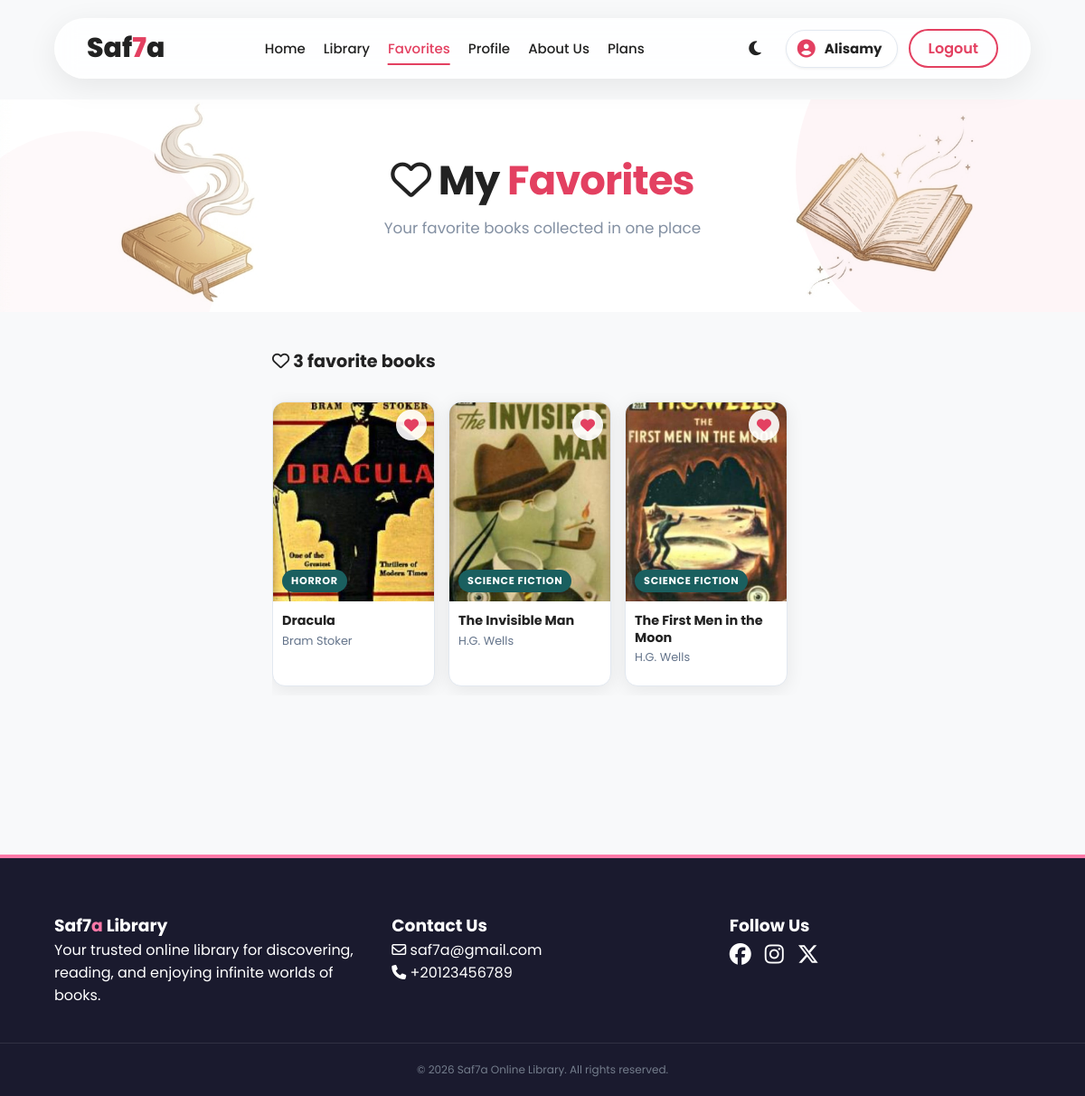
/favorites/ (signed in), run on the app's committed database.
### myapp/models.py (models this page shows, shortened)
class Book(models.Model):
    title = models.CharField(max_length=200)
    author = models.ForeignKey(Author, on_delete=models.CASCADE, related_name='books')
    category = models.CharField(max_length=100)
    image = models.ImageField(upload_to='covers/')
    description = models.TextField()
    rating = models.FloatField(default=0.0)
    most_read = models.BooleanField(default=False)
    latest = models.BooleanField(default=False)
    pdf_file = models.FileField(upload_to='pdfs/')

class Author(models.Model):
    name = models.CharField(max_length=100, unique=True)
    image = models.ImageField(upload_to='authors/', null=True, blank=True)

### myapp/views.py (the view)
# urls.py: path('favorites/', views.favorites_view, name='favorites'),
def favorites_view(request):
    if request.user.is_authenticated:
        user_favorites = Favorite.objects.filter(user=request.user).select_related('book')
        books = [fav.book for fav in user_favorites]
        favorite_book_ids = [fav.book.id for fav in user_favorites]
        context = {
            'books': books,
            'favorite_book_ids': favorite_book_ids,
        }
        return render(request, 'favorites-page.html', context)
    else:
        return redirect('login')

### templates/favorites-page.html (shortened to what this page needs)
{% load static %}
<!DOCTYPE html>
<html lang="en">
<head>
    <link rel="stylesheet" href="https://cdnjs.cloudflare.com/ajax/libs/font-awesome/6.5.1/css/all.min.css">
    <link rel="stylesheet" href="{% static 'css/style.css' %}">
    <link rel="stylesheet" href="{% static 'css/library.css' %}">
    <link rel="stylesheet" href="{% static 'css/heart.css' %}">
</head>
<body>
<nav class="nav">
    <a class="logo" href="{% url 'home' %}">Saf<span>7</span>a</a>
    <div class="mobile-menu" id="mobile-menu">
        <div class="nav-links">
            <a href="{% url 'home' %}">Home</a>
            <a href="{% url 'library' %}">Library</a>
            <a href="{% url 'favorites' %}" class="active">Favorites</a>
            <a href="{% url 'profile' %}">Profile</a>
            <a href="{% url 'about-us' %}">About Us</a>
            <a href="{% url 'plans' %}">Plans</a>
        </div>
        <div class="rigester">
            <button id="dark-mode-toggle" class="dark-mode-btn">
                <i class="fa-solid fa-moon"></i>
            </button>
            {% if user.is_authenticated %}
                <a href="{% url 'profile' %}" class="nav-profile-pill">
                    <i class="fa-solid fa-circle-user"></i>
                    <span class="nav-profile-pill-text">{{ user.username }}</span>
                </a>
                <a class="login" href="{% url 'logout' %}">Logout</a>
            {% else %}
                <a class="login" href="{% url 'login' %}">Login</a>
                <a class="sign-up" href="{% url 'signup' %}">Sign UP</a>
            {% endif %}
        </div>
    </div>
</nav>
<div class="library-hero">
    <h1><i class="fa-regular fa-heart"></i> My <span>Favorites</span></h1>
    <p>Your favorite books collected in one place</p>
</div>
<div class="library-main">
    <div style="min-height: 500px;">
        {% if books %}
            <div style="margin-bottom: 20px;">
                <h2 style="font-size: 1.2rem; color: var(--text-color); margin-bottom: 20px;">
                    <i class="fa-regular fa-heart"></i> {{ books|length }} favorite book{{ books|pluralize }}
                </h2>
            </div>
            <div id="booksGrid" style="display: flex; gap: 15px; overflow-x: auto; padding: 10px 0; scroll-behavior: smooth;">
                {% for book in books %}
                <div class="book-card" onclick="window.location.href='{% url 'book_detail' book.id %}'">
                    <div class="book-cover">
                        <img src="{{ book.image.url }}"
                             alt="{{ book.title }}"
                             onerror="this.style.display='none';this.nextElementSibling.style.display='flex'">
                        <span class="book-badge">{{ book.category }}</span>
                        <button type="button" class="fav-btn active"
                                title="Remove from favorites"
                                aria-label="Remove from favorites"
                                onclick="event.stopPropagation(); toggleFavorite({{ book.id }}, this)">
                            <i class="fa-solid fa-heart"></i>
                        </button>
                    </div>
                    <div class="book-info">
                        <h3>{{ book.title }}</h3>
                        <p class="author">{{ book.author.name }}</p>
                    </div>
                </div>
                {% endfor %}
            </div>
        {% endif %}
    </div>
</div>
<footer>
    <div class="footer-container">
        <div class="footer-section">
            <h3>Saf7<span>a</span> Library</h3>
            <p>Your trusted online library for discovering, reading, and enjoying infinite worlds of books.</p>
        </div>
        <div class="footer-section">
            <h3>Contact Us</h3>
            <p><i class="fa-regular fa-envelope"></i> <a href="mailto:saf7a@gmail.com">saf7a@gmail.com</a></p>
            <p><i class="fa-solid fa-phone"></i> <a href="tel:+20123456789">+20123456789</a></p>
        </div>
        <div class="footer-section">
            <h3>Follow Us</h3>
            <div class="social-links">
                <a href="#"><i class="fa-brands fa-facebook"></i></a>
                <a href="#"><i class="fa-brands fa-instagram"></i></a>
                <a href="#"><i class="fa-brands fa-x-twitter"></i></a>
            </div>
        </div>
    </div>
    <div class="copyright-bar">
        <p>© 2026 Saf7a Online Library. All rights reserved.</p>
    </div>
</footer>
</body>
</html>

### static/css/style.css (style rules this page uses)
:root { --bg-color: #f8f9fa; --card-color: #ffffff; --text-color: #222; --nav-bg: rgba(255, 255, 255, 0.85); --nav-border: rgba(255, 255, 255, 0.3); --border: #e2e8f0; --primary-color: rgb(227, 64, 97); --font-sans: 'Poppins', system-ui, -apple-system, sans-serif; --red-light: #ff5c7a; --dark: #1a1a2e; --muted: #64748b; --radius: 14px; --shadow: 0 4px 20px rgba(0, 0, 0, 0.08); --accent: #fd79a8; }
* { margin: 0; padding: 0; box-sizing: border-box; transition: background-color 0.3s ease, color 0.3s ease, border-color 0.3s ease; }
body { background-color: var(--bg-color); font-family: var(--font-sans); color: var(--text-color); min-height: 100vh; display: flex; flex-direction: column; }
a { text-decoration: none; color: inherit; }
button { cursor: pointer; border: none; background: none; font-family: var(--font-sans); }
#dark-mode-toggle { color: var(--text-color); font-size: 18px; padding: 5px; margin-right: 10px; display: flex; align-items: center; }
.nav { display: flex; justify-content: space-between; align-items: center; padding: 10px 35px; position: fixed; top: 20px; left: 50%; transform: translateX(-50%); width: 90%; max-width: 1200px; z-index: 2000; background: var(--nav-bg); backdrop-filter: blur(12px); -webkit-backdrop-filter: blur(12px); border: 1px solid var(--nav-border); border-radius: 100px; box-shadow: 0 8px 32px rgba(0, 0, 0, 0.08); transition: all 0.4s cubic-bezier(0.4, 0, 0.2, 1); }
.logo { text-align: center; font-size: 30px; font-weight: 800; }
.logo span { color: var(--primary-color); }
.nav-links { display: flex; gap: 20px; align-items: center; }
.nav-links a { font-size: 15px; font-weight: 500; color: var(--text-color); position: relative; padding: 5px 0; transition: 0.3s; }
.nav-links a:hover, .nav-links a.active { color: var(--primary-color); }
.nav-links a::after { content: ""; position: absolute; width: 0; height: 2px; background-color: var(--primary-color); left: 50%; bottom: -2px; transition: 0.3s; transform: translateX(-50%); }
.nav-links a:hover::after, .nav-links a.active::after { width: 100%; }
.rigester { display: flex; align-items: center; gap: 12px; }
.login { background: transparent; color: var(--primary-color); border: 2px solid var(--primary-color); padding: 7px 20px; border-radius: 50px; font-weight: 600; transition: 0.3s; }
.nav-profile-pill { display: inline-flex; align-items: center; justify-content: center; gap: 10px; padding: 8px 16px 8px 12px; border-radius: 999px; background: var(--card-color); color: var(--text-color) !important; border: 1.5px solid var(--border); font-weight: 700; font-size: 15px; line-height: 1.2; max-width: min(240px, 42vw); min-height: 42px; box-sizing: border-box; transition: border-color 0.2s, color 0.2s, box-shadow 0.2s; text-decoration: none !important; box-shadow: 0 1px 3px rgba(0, 0, 0, 0.06); }
.nav-profile-pill > i { flex-shrink: 0; font-size: 1.25rem; color: var(--primary-color); }
.nav-profile-pill-text { overflow: hidden; text-overflow: ellipsis; white-space: nowrap; min-width: 0; }
footer { background: var(--dark); color: #fff; padding-top: 60px; border-top: 4px solid var(--accent); }
.footer-container { display: grid; grid-template-columns: repeat(auto-fit, minmax(250px, 1fr)); gap: 40px; width: 90%; max-width: 1200px; margin: 0 auto; padding-bottom: 40px; }
.footer-section h3 span { color: var(--accent); }
.social-links { display: flex; gap: 15px; font-size: 24px; }
.copyright-bar { text-align: center; padding: 20px 0; border-top: 1px solid rgba(255,255,255,0.1); font-size: 12px; color: #747d8c; }
body { padding-top: 110px; }
.nav { overflow: visible !important; }
.mobile-menu { display: contents; }

### static/css/heart.css (style rules this page uses)
.fav-btn { position: absolute; top: 8px; right: 8px; width: 34px; height: 34px; border-radius: 50%; border: none; background: rgba(255, 255, 255, 0.9); color: #ccc; font-size: 1rem; display: flex; align-items: center; justify-content: center; cursor: pointer; box-shadow: 0 2px 8px rgba(0,0,0,0.15); transition: transform 0.2s, background 0.2s, color 0.2s; z-index: 2; }
.fav-btn.active { color: var(--primary-color); }
.fav-btn.active i { font-weight: 900; }

### templates/favorites-page.html (style rules this page uses)
#booksGrid { display: flex !important; gap: 15px; overflow-x: auto; padding: 10px 0; scroll-behavior: smooth; }
#booksGrid .book-card { flex: 0 0 180px; min-width: 180px; }
#booksGrid .book-cover { height: 220px; }
#booksGrid .book-info { padding: 12px 10px; }
#booksGrid .book-info h3 { font-size: 0.9rem; margin-bottom: 4px; }
#booksGrid .book-info .author { font-size: 0.8rem; }

### data on the page
Book: image (picture), category "HORROR", title "Dracula", author.name "Bram Stoker"
Book: image (picture), category "SCIENCE FICTION", title "The Invisible Man", author.name "H.G. Wells"
Book: image (picture), category "SCIENCE FICTION", title "The First Men in the Moon", author.name "H.G. Wells"

### other printed values
{{ user.username }} "Alisamy"
{{ books|length }} "3"
